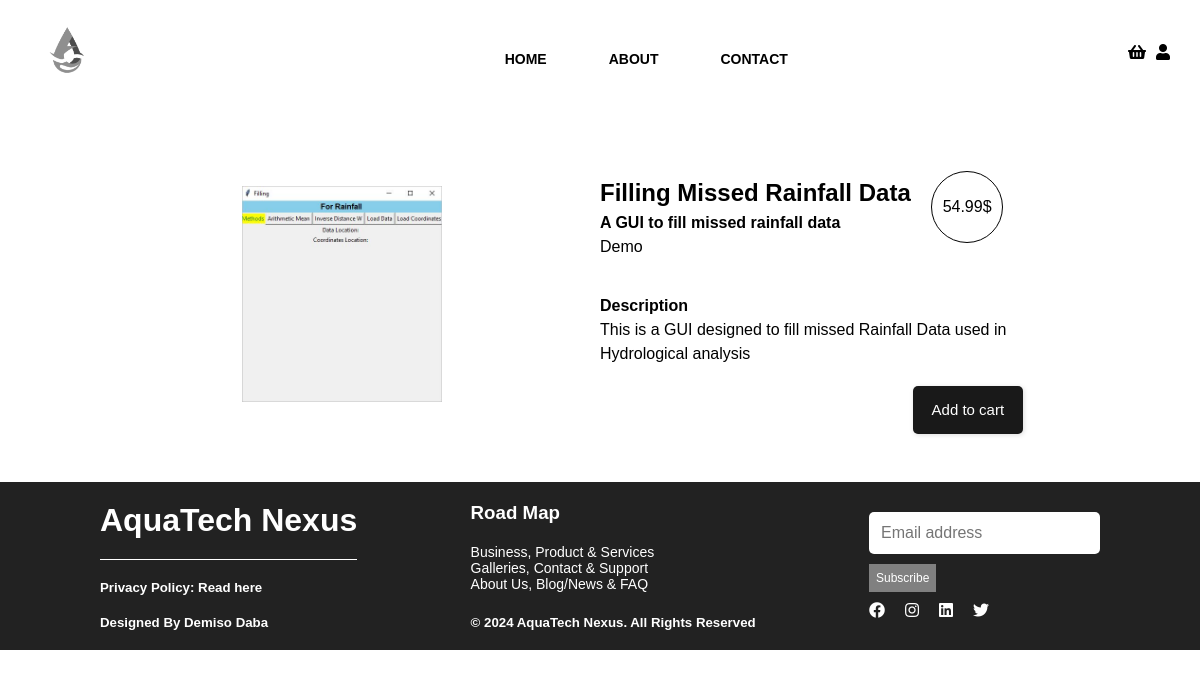
Page /book/3 on the committed database.
### flaskapp/models.py (models this page shows, shortened)
class Book(db.Model):
    id = db.Column(db.Integer, primary_key=True)
    title = db.Column(db.String(20), unique=True, nullable=False)
    subtitle = db.Column(db.String(60), nullable=False)
    description = db.Column(db.String(128), nullable=False)
    genre = db.Column(db.String(60), nullable=False)
    cover = db.Column(db.String(128), nullable=False)
    manuscript = db.Column(db.String(128), nullable=False)
    price= db.Column(db.Integer)
    author_id = db.Column(db.Integer, db.ForeignKey('user.id'), nullable=False)

class User(db.Model, UserMixin):
    id = db.Column(db.Integer, primary_key=True)
    username = db.Column(db.String(20), unique=True, nullable=False)
    email = db.Column(db.String(50), unique=True, nullable=False)
    phone = db.Column(db.String(20))
    address = db.Column(db.String(128))
    password = db.Column(db.String(60), nullable=False)
    usertype = db.Column(db.String(10), nullable=False)
    books = db.relationship('Book', backref='author', lazy=True)

### flaskapp/routes.py (the view)
@app.route('/book/<int:book_id>', methods=['GET', 'POST'])
def getBook(book_id):
    book = Book.query.get(book_id)
    author = User.query.get(book.author_id)
    book = {
        'id': book.id,
        'title': book.title,
        'subtitle': book.subtitle,
        'description': book.description,
        'price': book.price,
        'cover': book.cover,
        'author': author.username
    }
    app.logger.info(book)
    return render_template('book_page.html', book=book, author=author)

### flaskapp/templates/book_page.html (shortened to what this page needs)
<!DOCTYPE html>
<html lang="en">
<head>
    <link rel="stylesheet" href="{{ url_for('static', filename='styles/header.css') }}">
    <link rel="stylesheet" href="{{ url_for('static', filename='styles/footer.css') }}">
    <link rel="stylesheet" href="{{ url_for('static', filename='styles/style.css') }}">
    <link rel="stylesheet" href="{{ url_for('static', filename='styles/navbar.css') }}">
    <link rel="stylesheet" href="{{ url_for('static', filename='styles/book.css') }}">
    <link rel="stylesheet" href="https://cdnjs.cloudflare.com/ajax/libs/font-awesome/5.15.4/css/all.min.css">
</head>
<body>
<div class="navbar">
    <a class="navbar-item-icon">
        <img src="{{ url_for('static', filename='images/balcklogo.png') }}" alt="logo" width="80">
    </a>
    <data class="navbar-item menu">
        <ul>
            <li><a href="{{ url_for('home') }}">HOME</a></li>
            <li><a href="#about">ABOUT</a></li>
            <li><a href="#contact">CONTACT</a></li>
        </ul>
    </data>
    {% if current_user.is_authenticated %}
        <a class="navbar-item basket" href="{{ url_for('goToCart') }}"><i class="fas fa-shopping-basket" style="color: black;"></i></a>
        <a class="navbar-item" href="{{ url_for('dashboard') }}"><i class="fas fa-user" style="color: black;"></i></a>
        <p class="username1" style="color: black;">{{ current_user.username }}</p>
        <a class="navbar-item" href="{{ url_for('logout') }}"><i class="fas fa-sign-out-alt" style="color: red;"></i></a>
    {% else %}
        <a class="navbar-item basket"><i class="fas fa-shopping-basket" style="color: black;"></i></a>
        <a class="navbar-item" href="{{ url_for('login') }}"><i class="fas fa-user" style="color: black;"></i></a>
    {% endif %}
</div>
<div class="book-container">
    <div class="img-conatiner">
        <img src="{{ url_for('get_image', filename=book.cover) }}">
    </div>
    <div class="info-container">
        <div class="price-bubble">
            <p>{{book.price}}$</p>
        </div>
        <h2>{{book.title}}</h2>
        <h4>{{book.subtitle}}</h4>
        <p>{{book.author}}</p>
        <div class="space"></div>
        <h4>Description</h4>
        <p>{{book.description}}</p>
        {% if current_user.is_authenticated %}
            <button class="cart-button" onclick="addToCart('{{book.id}}',  '{{book.title}}')">Add to cart</button>
        {% else %}
            <a class="cart-button" href="{{ url_for('login') }}">Add to cart</a>
        {% endif %}
    </div>
</div>
<footer>
    <div class="footer_flex">
        <div class="footer_flex_section1">
            <h1>AquaTech Nexus</h1>
            <div class="line"></div>
            <h5>Privacy Policy: Read here</h5>
            <h5>Designed By Demiso Daba</h5>
        </div>
        <div class="footer_flex_section2">
            <h3>Road Map</h3>
            <ul>
                <li>Business, Product & Services</li>
                <li>Galleries, Contact & Support</li>
                <li>About Us, Blog/News & FAQ</li>
            </ul>
            <div class="copyrights">
                <h5>© 2024 AquaTech Nexus. All Rights Reserved</h5>
            </div>
        </div>
        <div class="footer_flex_section3">
            <input type="text" id="username" name="username" placeholder="Email address"/>
            <button class="subscribe" onclick="subscribe()">Subscribe</button>
            <div class="social">
                <a href="https://www.facebook.com"><span class="fab fa-facebook"></span></a>
				<a href="https://www.instagram.com"><span class="fab fa-instagram"></span></a>
				<a href="https://www.linkedin.com"><span class="fab fa-linkedin"></span></a>
				<a href="https://twitter.com/DemoNkmt1"><span class="fab fa-twitter"></span></a>
            </div>
        </div>
    </div>
</footer>
</body>
</html>

### flaskapp/static/styles/header.css (style rules this page uses)
ul { float: left; display: flex; justify-content: center; align-items: center; }
ul li { list-style: none; margin-left: 62px; margin-top: 12px; font-size: 14px; }
ul li a { text-decoration: none; color: white; font-family: Arial; font-weight: bold; transition: 0.4s ease-in-out; }

### flaskapp/static/styles/footer.css (style rules this page uses)
footer { margin: 0; background-color: rgb(34, 34, 34); width: 100%; height: fit-content; color: white; }
.footer_flex { display: flex; justify-content: space-between; flex-direction: row; padding:20px 100px 20px 100px; }
.footer_flex_section1 { display: flex; gap: 20px; align-items: center; flex-direction: column; }
.line { border-bottom: 1px solid white; width: 100%; }
.footer_flex_section1 h5 { flex: 1; margin-right: auto; }
.footer_flex_section2 { display: flex; align-items: start; flex-direction: column; gap: 20px; }
.footer_flex_section3 { display: flex; gap: 10px; align-items: start; flex-direction: column; justify-content: center; }
h1, h2, h3, h4, h5 { padding: 0; margin: 0; }
.footer_flex_section2 ul { padding: 0; margin: 0; display: flex; flex-direction: column; }
.footer_flex_section2 li { margin: 0; padding: 0; flex: 1; margin-right: auto; }
.subscribe { width: fit-content; height: fit-content; color:white ; background-color: grey; cursor: pointer; border: none; padding: 7px; font-size: 12px; }
.footer_flex_section3 .social { gap: 20px; display: flex; flex-direction: row; }
.copyrights { display: flex; flex-direction: row; gap: 3px; align-items: center; margin-top: auto; }

### flaskapp/static/styles/style.css (style rules this page uses)
body, p { margin: 0; }
a { color: unset; }
input, select { border: none; padding: 12px; font-size: 16px; border-radius: 5px; color: rgb(55 55 55); }
html { font-family: 'Segoe UI', Tahoma, Geneva, Verdana, sans-serif }

### flaskapp/static/styles/navbar.css (style rules this page uses)
.navbar { display: flex; position: absolute; z-index: 10; align-items: center; width: 100%; animation-duration: 0.5s; }
.navbar .navbar-item-icon { flex: 1; margin: 20px 30px; }
.navbar .navbar-item { margin: 0 30px 0px 0; }
.navbar .menu { color: black; flex: 2 ; font-weight: 400; }
.navbar .basket { margin: 10px; }

### flaskapp/static/styles/book.css (style rules this page uses)
body { font-family: sans-serif }
.navbar { position: relative; color: black; }
.navbar a { color: black; }
.book-container { width: 86%; padding: 4% 7%; display: flex; }
.info-container { width: 41%; flex-direction: column; line-height: 1.5; display: flex; position: relative; padding: 2% 0 0; justify-content: center; }
.info-container .price-bubble { top: 6%; right: 20px; display: flex; position: absolute; width: 70px; height: 70px; border-radius: 50%; border: 1px solid #000000; justify-content: center; align-items: center; }
.space { height: 35px; }
.info-container .cart-button { padding: 13px 19px; border: none; background: #191919; font-size: 15px; cursor: pointer; color: white; border-radius: 5px; box-shadow: 1px 1px 5px #00000024; align-self: end; margin: 20px 0 0; text-decoration: none; }
.img-conatiner { width: 50%; display: flex; flex-direction: column; justify-content: center; align-items: center; gap: 30px; }
.img-conatiner img { max-width: 200px; }

### rows in the picture
Book: cover (picture), price "54.99", title "Filling Missed Rainfall Data", subtitle "A GUI to fill missed rainfall data", description "This is a GUI designed to fill missed Rainfall Data used in Hydrological analysis"
User: author "Demo"
